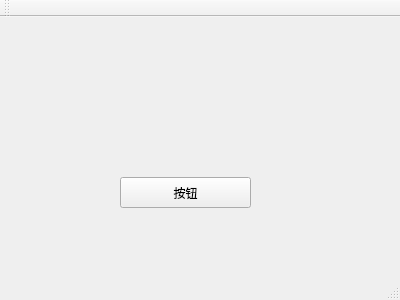
<?xml version="1.0" encoding="UTF-8"?>
<ui version="4.0">
 <class>MainWindow</class>
 <widget class="QMainWindow" name="MainWindow">
  <property name="geometry">
   <rect>
    <x>0</x>
    <y>0</y>
    <width>400</width>
    <height>300</height>
   </rect>
  </property>
  <property name="windowTitle">
   <string>MainWindow</string>
  </property>
  <widget class="QWidget" name="centralWidget">
   <widget class="QPushButton" name="pushButton">
    <property name="geometry">
     <rect>
      <x>120</x>
      <y>160</y>
      <width>131</width>
      <height>31</height>
     </rect>
    </property>
    <property name="text">
     <string>按钮</string>
    </property>
   </widget>
  </widget>
  <widget class="QMenuBar" name="menuBar">
   <property name="geometry">
    <rect>
     <x>0</x>
     <y>0</y>
     <width>400</width>
     <height>23</height>
    </rect>
   </property>
  </widget>
  <widget class="QToolBar" name="mainToolBar">
   <attribute name="toolBarArea">
    <enum>TopToolBarArea</enum>
   </attribute>
   <attribute name="toolBarBreak">
    <bool>false</bool>
   </attribute>
  </widget>
  <widget class="QStatusBar" name="statusBar"/>
 </widget>
 <layoutdefault spacing="6" margin="11"/>
 <resources/>
 <connections/>
</ui>
